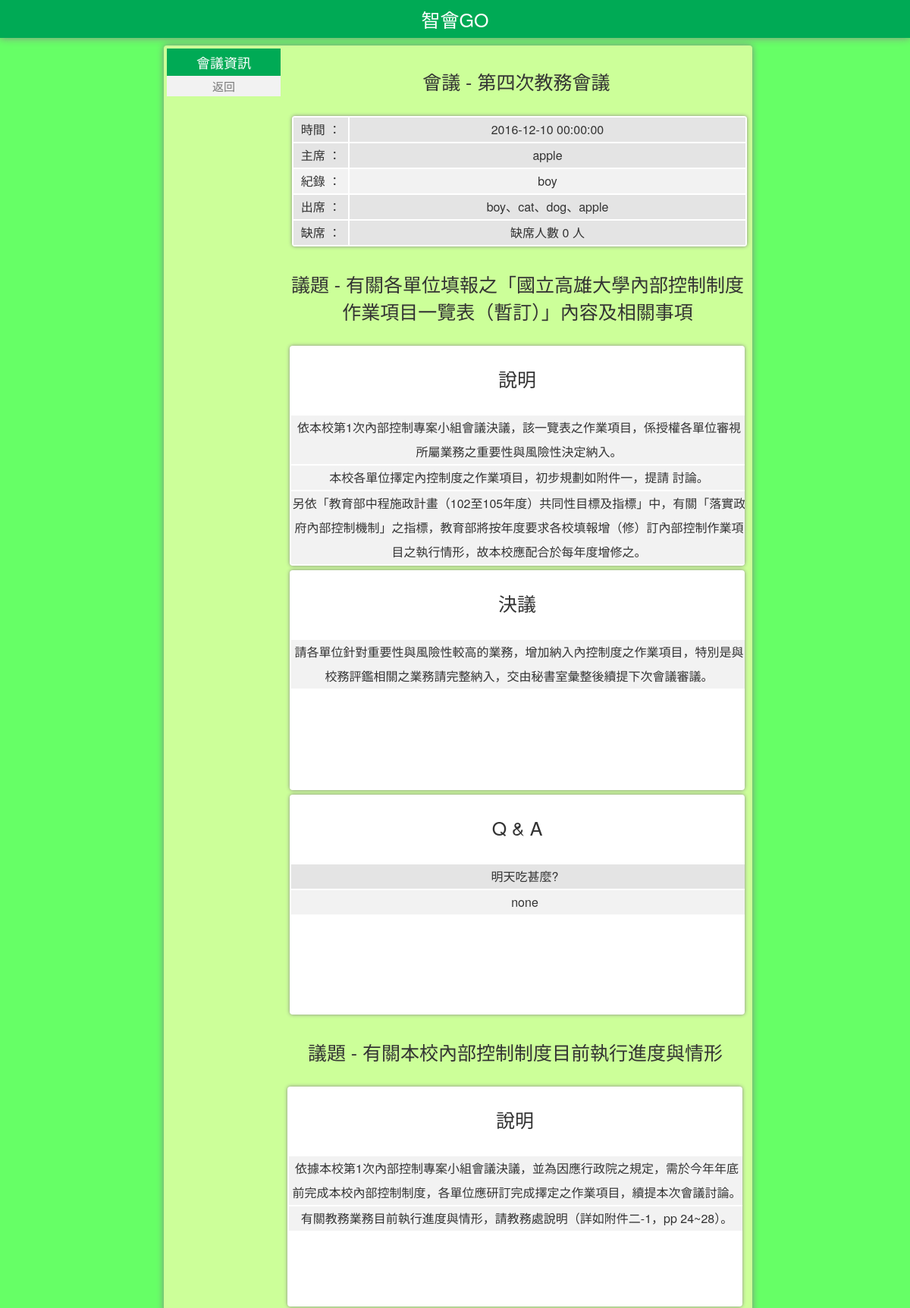
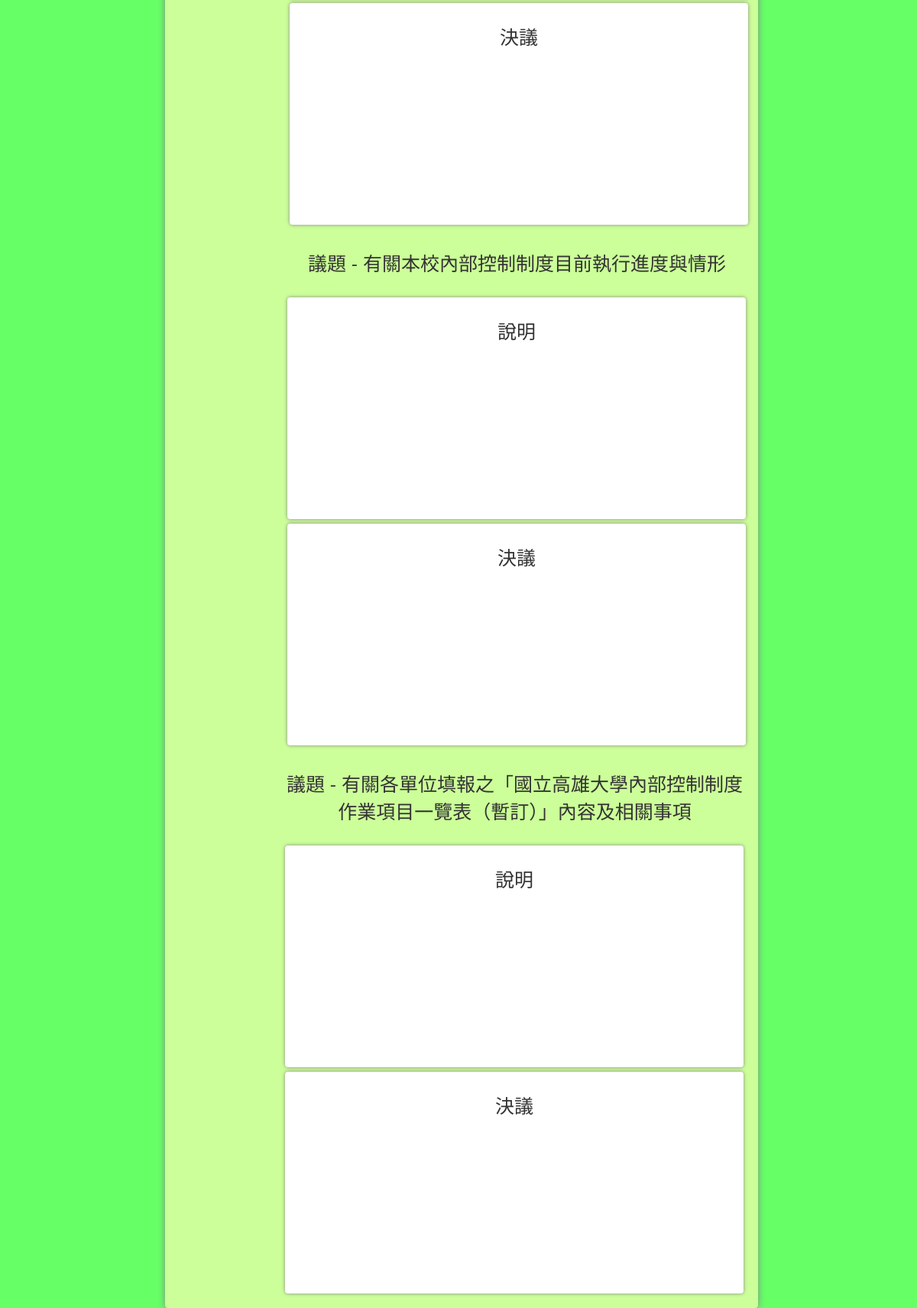
Screenshot of /meeting_cloud/web/employee_web/meeting/meeting_record.php?meeting_id=4 with the database file from the repository (2 pictures, top to bottom).
### tables this page shows
CREATE TABLE `meeting_scheduler` (
  `meeting_id` int(11) NOT NULL,
  `group_id` int(4) NOT NULL,
  `title` varchar(40) NOT NULL,
  `moderator_id` varchar(4) NOT NULL,
  `minutes_taker_id` varchar(4) NOT NULL,
  `time` datetime NOT NULL,
  `over` int(1) NOT NULL
);

CREATE TABLE `member` (
  `id` varchar(8) NOT NULL,
  `pw` varchar(20) NOT NULL,
  `name` varchar(12) NOT NULL,
  `sex` varchar(1) NOT NULL,
  `telephone` varchar(12) NOT NULL,
  `mail` varchar(40) NOT NULL,
  `access` varchar(2) NOT NULL
);

CREATE TABLE `join_meeting_member` (
  `meeting_id` int(11) NOT NULL,
  `member_id` varchar(4) NOT NULL,
  `joined` int(2) NOT NULL
);

CREATE TABLE `group_meeting_topics` (
  `meeting_id` int(11) NOT NULL,
  `topic_id` int(11) NOT NULL,
  `topic` varchar(2000) NOT NULL
);

CREATE TABLE `meeting_topic_contents` (
  `meeting_id` int(11) NOT NULL,
  `topic_id` int(11) NOT NULL,
  `content_id` int(11) NOT NULL,
  `content` varchar(2000) NOT NULL
);

CREATE TABLE `meeting_minutes` (
  `meeting_id` int(11) NOT NULL,
  `topic_id` int(11) NOT NULL,
  `meeting_minutes_id` int(11) NOT NULL,
  `meeting_minutes` varchar(1000) NOT NULL
);

CREATE TABLE `meeting_questions` (
  `meeting_id` int(11) NOT NULL,
  `topic_id` int(11) NOT NULL,
  `question_id` int(11) NOT NULL,
  `question` varchar(100) NOT NULL,
  `answer` varchar(100) NOT NULL,
  `asking_time` datetime NOT NULL
);

### meeting_cloud/web/employee_web/meeting/meeting_record.php (the view, shortened to what this page needs)
<?php
	require_once("../../../connMysql.php");
	$meeting_id = $_GET['meeting_id'];
	$sql = "select scheduler.*, member.name from meeting_scheduler as scheduler, member
			where scheduler.meeting_id = '".$meeting_id."'
			and scheduler.moderator_id = member.id";
	$result = $conn->query($sql);
	$row=$result->fetch_array();
	$meeting_title = $row['title'];
	$time = $row['time'];
	$moderator = $row['name'];
	$sql = "select scheduler.*, member.name from meeting_scheduler as scheduler, member
			where scheduler.meeting_id = '".$meeting_id."'
			and scheduler.minutes_taker_id = member.id";
	$result = $conn->query($sql);
	$row=$result->fetch_array();
	$minutes_taker = $row['name'];
?>
<html xmlns="http://www.w3.org/1999/xhtml">
<head>
	<link rel="stylesheet" type="text/css" href="../../main_css/main.css">
</head>
<body>
	<table id="HEADER_SHADOW" width=100% border="0" cellpadding="0" cellspacing="0">
	<tr>
		<td width=100% height=50px bgcolor="#00AA55">
		<p id="HEADER">智會GO</p>
		</td>
	  </tr>
	</table>
	<div id="divOrigin">
		<div id="divTop">
			<dl style="margin:0;width:20%;float:left;">
				<dt id="memberBar" class="left">
					會議資訊
					<?php
						if (!isset($_GET['state']))
						{
							echo '<dt><a href="../employee_center.php">返回</a></dt>';
						}
					?>
				</dt>
			</dl>
			<p id="conventionTittle">會議 - <?php echo $meeting_title; ?></p>
			<div id="main_sub">
					<table id="table">
						<tr>
							<table id="table">
							<?php
								echo '<tr>'.
										'<td id="tableValueCol1" style="width:70px;">'.'時間 ：　'.
										'</td>'.
										'<td id="tableValueCol1" >'.$time.
										'</td>'.
									 '</tr>';
								echo '<tr>'.
										'<td id="tableValueCol1" style="width:70px;">'.'主席 ：　'.
										'</td>'.
										'<td id="tableValueCol1" >'.$moderator.
										'</td>'.
									 '</tr>';
								echo '<tr>'.
										'<td id="tableValueCol2" style="width:70px;">'.'紀錄 ：　'.
										'</td>'.
										'<td id="tableValueCol2" >'.$minutes_taker.
										'</td>'.
									 '</tr>';
								echo '<tr>'.
										'<td id="tableValueCol1" style="width:70px;">'.'出席 ：　'.
										'</td>'.
										'<td id="tableValueCol1" >';
								$join_member_sql = "select j_m_m.*, member.name from join_meeting_member as j_m_m, member
													where j_m_m.meeting_id = '".$meeting_id."' and j_m_m.joined = 1
													and j_m_m.member_id = member.id";
								$join_member_result = $conn->query($join_member_sql);
								$num_of_join_meeting_member = $join_member_result->num_rows;
								for ($i = 1; $i <= $num_of_join_meeting_member; $i++)
								{
									$join_member_row=$join_member_result->fetch_array();
									echo $join_member_row['name'];
									if ($i != $num_of_join_meeting_member)
										echo "、";
								}
								echo 	'</td>'.
									 '</tr>';
								echo '<tr>'.
										'<td id="tableValueCol1" style="width:70px;">'.'缺席 ：　'.
										'</td>'.
										'<td id="tableValueCol1" >';
								$join_member_sql = "select j_m_m.*, member.name from join_meeting_member as j_m_m, member
													where j_m_m.meeting_id = '".$meeting_id."' and j_m_m.joined = 0
													and j_m_m.member_id = member.id";
								$join_member_result = $conn->query($join_member_sql);
								$num_of_join_meeting_member = $join_member_result->num_rows;
								if ( $num_of_join_meeting_member > 0)
								{
									for ($i = 1; $i <= $num_of_join_meeting_member; $i++)
									{
										$join_member_row=$join_member_result->fetch_array();
										echo $join_member_row['name'];
										if ($i != $num_of_join_meeting_member)
											echo "、";
									}
								}
								else
									echo "缺席人數 0 人";
								echo 	'</td>'.
									 '</tr>';
							?>
							</table>
						</tr>
					</table>
				</div>
		<?php
			$sql = "select * from group_meeting_topics where meeting_id = '".$meeting_id."'";
			$result = $conn->query($sql);
			$num_of_topic = $result->num_rows;
			for ($i = 1; $i <= $num_of_topic; $i++)
			{
				$row = $result->fetch_array();
				$meeting_topic = $row['topic'];
				$topic_id = $row['topic_id'];
				echo "<div id=\"main_in_main\">".
						"<p id=\"conventionTittle\">議題 - ".$meeting_topic."</p>".
						"<div id=\"main_sub\">".
							"<p id=\"conventionTittle\">說明</p>".
							"<table id=\"table\">".
								"<tr>".
									"<table id=\"table\">".
										"<tr>".
											"<td id=\"tableTittleCol1\" > </td>".
										"</tr>".
									"</table>".
								"</tr>".
								"<tr>".
									"<div style=\"width:600px; height:200px; overflow:hidden;\">".
									"<div style=\"width:605px; height:200px; overflow-y: auto;\">".
										"<table id=\"table\">";
						$meeting_content_sql = "select * from meeting_topic_contents ".
											   "where meeting_id = '".$meeting_id."' and topic_id = '".$topic_id."'";
						$meeting_content_result = $conn->query($meeting_content_sql);
						$num_of_meeting_content = $meeting_content_result->num_rows;
								for ($j = 1; $j <= $num_of_meeting_content; $j++)
								{
									$meeting_content_row = $meeting_content_result->fetch_array();
									echo "<tr id = \"meeting_content".$j."\">".
											'<td id = "tableValueCol2">'.$meeting_content_row['content'].'</td>'.
										 "</tr>";
								}
						echo			"</table>".
									"</div>".
									"</div>".
								"</tr>".
							"</table>".
						"</div>";
				echo 	"<div id=\"main_sub\">".
							"<p id=\"conventionTittle\">決議</p>".
							"<table id=\"table\">".
								"<tr>".
									"<table id=\"table\">".
										"<tr>".
											"<td id=\"tableTittleCol1\" > </td>".
										"</tr>".
									"</table>".
								"</tr>".
								"<tr>".
									"<div style=\"width:600px; height:200px; overflow:hidden;\">".
									"<div style=\"width:605px; height:200px; overflow-y: auto;\">".
										"<table id=\"table\">";
						$meeting_minutes_sql = "select * from meeting_minutes ".
											   "where meeting_id = '".$meeting_id."' and topic_id = '".$topic_id."'";
						$meeting_minutes_result = $conn->query($meeting_minutes_sql);
						$num_of_meeting_minutes = $meeting_minutes_result->num_rows;
								for ($j = 1; $j <= $num_of_meeting_minutes; $j++)
								{
									$meeting_minutes_row = $meeting_minutes_result->fetch_array();
									echo "<tr id = \"meeting_minutes".$j."\">".
											'<td id = "tableValueCol2">'.$meeting_minutes_row['meeting_minutes'].'</td>'.
										 "</tr>";
								}
						echo			"</table>".
									"</div>".
									"</div>".
								"</tr>".
							"</table>".
						"</div>";
				$meeting_question_sql = "select * from meeting_questions ".
										"where meeting_id = '".$meeting_id."' and topic_id = '".$topic_id."'";
				$meeting_question_result = $conn->query($meeting_question_sql);
				$num_of_meeting_question = $meeting_question_result->num_rows;
				if ($num_of_meeting_question > 0)
				{
					echo 	"<div id=\"main_sub\">".
								"<p id=\"conventionTittle\">Q & A</p>".
								"<table id=\"table\">".
									"<tr>".
										"<table id=\"table\">".
											"<tr>".
												"<td id=\"tableTittleCol1\" > </td>".
											"</tr>".
										"</table>".
									"</tr>".
									"<tr>".
										"<div style=\"width:600px; height:200px; overflow:hidden;\">".
										"<div style=\"width:620px; height:200px; overflow-y: auto;\">".
											"<table id=\"table\">";
									for ($j = 1; $j <= $num_of_meeting_question; $j++)
									{
										$meeting_question_row = $meeting_question_result->fetch_array();
										echo "<tr id = \"meeting_question".$j."\">".
												'<td id = "tableValueCol1">'.$meeting_question_row['question'].'</td>'.
											 "</tr>";
										if ( isset ($meeting_answer_row['answer']))
											$answer = $meeting_answer_row['answer'];
										else
										$answer = "none";
										echo "<tr id = \"meeting_answer".$j."\">".
												'<td id = "tableValueCol2">'.$answer.'</td>'.
											 "</tr>";
									}
					echo					"</table>".
										"</div>".
										"</div>".
									"</tr>".
								"</table>".
							"</div>";
				}
			}
?>
			</div>
		</div>
	</div>
</body>
</html>

### meeting_cloud/web/main_css/main.css (style rules this page uses)
#HEADER_SHADOW { box-shadow: 0px 0px 10px #888888; }
#main_in_main { width: 605px; height:auto; float:right; margin:3px; border:0px; position: relative; }
#main_sub { box-shadow: 0px 0px 5px #888888; width: 600px; height:auto; float:right; background-color:white; margin:3px; border-radius:4px; position: relative; }
#conventionTittle { text-align: center; word-wrap: break-word; font-size: 25px; }
#table { width:100%; border: 0; }
#tableValueCol1 { width: auto; border: 0px; background-color: #E4E4E4; margin-bottom: 0px; margin-top: 0px; padding-bottom: 0px; padding-top: 0px; line-height:200%; text-align: center; text-decoration: none; }
#tableValueCol2 { width: auto; border: 0px; background-color: #F2F2F2; margin-bottom: 0px; margin-top: 0px; padding-bottom: 0px; padding-top: 0px; line-height:200%; text-align: center; text-decoration: none; }
body { font-family:"Helvetica Neue",Helvetica,"Nimbus Sans L",Arial,"Liberation Sans","Hiragino Sans GB","Microsoft YaHei","Wenquanyi Micro Hei","WenQuanYi Zen Hei","ST Heiti","SimHei","WenQuanYi Zen Hei Sharp",sans-serif; background-color: #66FF66; color: #333333; margin:0px; }
#divTop { position: absolute; box-shadow: 0px 0px 10px #888888; text-align: center; border-bottom-left-radius: 4px; border-bottom-right-radius: 4px; border-top-left-radius: 4px; border-top-right-radius: 4px; width:768px; height:auto; background-color:CCFF99; padding:4px; }
#divOrigin { padding:10px; margin: 0 auto; width:768px; }
.left { background-color:#00AA55; line-height:200%; color: #FFFFFF; font-size: 18px; margin-bottom: 0px; margin-top: 0px; padding-bottom: 0px; padding-top: 0px; width:150px; position: relative; }
a:link, a:visited { display: block; background-color:#F2F2F2; line-height:180%; color: #787878; font-size: 15px; margin-bottom: 0px; margin-top: 0px; padding-bottom: 0px; padding-top: 0px; width:150px; text-decoration: none; }

### rows the page displays
meeting_scheduler: title "第四次教務會議", time "2016-12-10 00:00:00", member.name "apple", member.name "boy"
join_meeting_member: member.name "boy"
join_meeting_member: member.name "cat"
join_meeting_member: member.name "dog"
join_meeting_member: member.name "apple"
group_meeting_topics: topic "有關各單位填報之「國立高雄大學內部控制制度作業項目一覽表（暫訂）」內容及相關事項"
meeting_topic_contents: content "依本校第1次內部控制專案小組會議決議，該一覽表之作業項目，係授權各單位審視所屬業務之重要性與風險性決定納入。"
meeting_topic_contents: content "本校各單位擇定內控制度之作業項目，初步規劃如附件一，提請 討論。"
meeting_topic_contents: content "另依「教育部中程施政計畫（102至105年度）共同性目標及指標」中，有關「落實政府內部控制機制」之指標，教育部將按年度要求各校填報增（修）訂內部控制作業項目之執行情形，故本校應配合於每年度增修之。"
meeting_minutes: meeting_minutes "請各單位針對重要性與風險性較高的業務，增加納入內控制度之作業項目，特別是與校務評鑑相關之業務請完整納入，交由秘書室彙整後續提下次會議審議。"
meeting_questions: question "明天吃甚麼?", answer "none"
group_meeting_topics: topic "有關本校內部控制制度目前執行進度與情形"
meeting_topic_contents: content "依據本校第1次內部控制專案小組會議決議，並為因應行政院之規定，需於今年年底前完成本校內部控制制度，各單位應研訂完成擇定之作業項目，續提本次會議討論。"
meeting_topic_contents: content "有關教務業務目前執行進度與情形，請教務處說明（詳如附件二-1，pp 24~28）。"
group_meeting_topics: topic "有關本校內部控制制度目前執行進度與情形"
group_meeting_topics: topic "有關各單位填報之「國立高雄大學內部控制制度作業項目一覽表（暫訂）」內容及相關事項"
